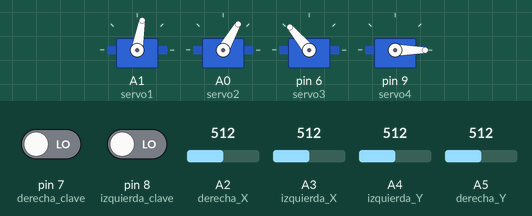
Simulated run of this sketch. Board: Arduino Uno, built with avr-gcc and run on an emulated ATmega328P. Shown: 4 × servo. Inputs (shaded band) come from the test bench; at power-on: A2 (derecha_X) = 512, A5 (derecha_Y) = 512, A4 (izquierda_Y) = 512, pin 7 (derecha_clave) LOW, pin 8 (izquierda_clave) LOW, A3 (izquierda_X) = 512.

Above: at 3.7 s.
3.8 s: A2 (derecha_X) set to 52
5.3 s: A2 (derecha_X) set to 46
At 5.45 s:
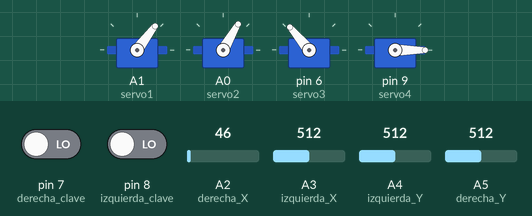
At 7.1 s:
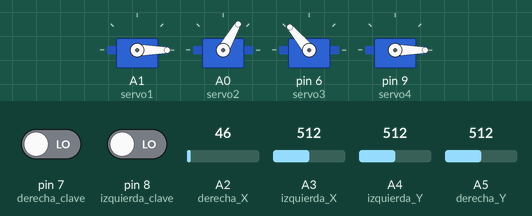
7.4 s: A5 (derecha_Y) set to 52
8.9 s: A5 (derecha_Y) set to 44
At 11.0 s:
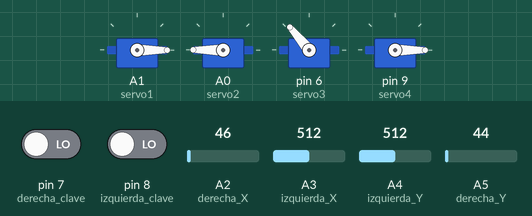
11.9 s: A4 (izquierda_Y) set to 55
13.4 s: A4 (izquierda_Y) set to 44
At 14.7 s:
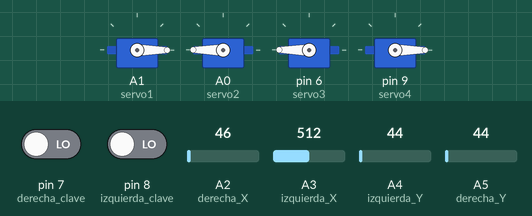
Timing chart, 0 to 16.4 s (numbered marks = the images above; inputs shaded):
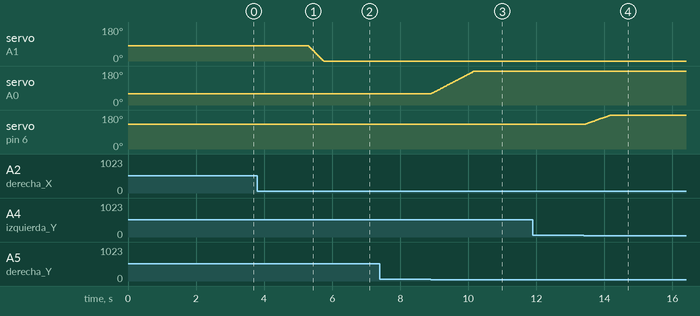

Measured:
- the behaviour switches between 50 and 49 on A2 (derecha_X) (found by bisection; images 0 and 1)
- the behaviour switches between 50 and 49 on A5 (derecha_Y) (found by bisection; images 2 and 3)
- the behaviour switches between 50 and 49 on A4 (izquierda_Y) (found by bisection; images 3 and 4)
- after the input at 3.8 s, every drawn part: stays the same
- after the input at 5.3 s, servo on A1 (servo1): moves from 80° to 0° over 0.44 s, starting at once
- after the input at 7.4 s, every drawn part: stays the same
- after the input at 8.9 s, servo on A0 (servo2): moves from 60° to 180° over 1.3 s, starting at once
- after the input at 11.9 s, every drawn part: stays the same
- after the input at 13.4 s, servo on pin 6 (servo3): moves from 130° to 180° over 0.75 s, starting at once

The sketch:

Joystick.ino
```cpp
#include <Servo.h> // Agregamos las librerías servo
Servo servo1; // Creamos los objetos servo para controlar un servo
Servo servo2;
Servo servo3;
Servo servo4;
int pos1=80, pos2=60, pos3=130, pos4=0; // Definimos posiciones (en grados) por defecto
const int derecha_X = A2; // Definimos para usar el pin A2
const int derecha_Y = A5; // Definimos para usar el pin A5
const int derecha_clave = 7; // Definimos un valor bandera en el pin 7?El cual es el valor de Z?
const int izquierda_X = A3; // Definimos para usar el pin A3
const int izquierda_Y = A4; // Definimos para usar el pin A4
const int izquierda_clave = 8; // Definimos un valor bandera en el pin 8?El cual es el valor de Z?
int x1,y1,z1; // Definimos las variables para guardar la informacion del Joystick
int x2,y2,z2;

//configuraciones
void setup()
{
// Inicializamos nuestros motores en las posiciones predefinidas
servo1.write(pos1);
delay(1000);
servo2.write(pos2);
servo3.write(pos3);
servo4.write(pos4);
delay(1500);
pinMode(derecha_clave, INPUT); // Configuramos las teclas derecha e izquierda como entradas
pinMode(izquierda_clave, INPUT);
Serial.begin(9600); // Configuramos los baudios en 9600
}

//funcionamiento
void loop()
{
servo1.attach(A1); // Colocamos el pin de control del servo 1 en A1
servo2.attach(A0); // Colocamos el pin de control del servo 2 en A0
servo3.attach(6); //Colocamos el pin de control del servo 3 en el pin 6
servo4.attach(9); // Colocamos el pin de control del servo 1 en el pin 9
x1 = analogRead(derecha_X); // Leemos el valor en X del Joystick 1
y1 = analogRead(derecha_Y); // Leemos el valor en Y del Joystick 1
z1 = digitalRead(derecha_clave); // Leemos el valor en Z del Joystick 1
x2 = analogRead(izquierda_X); // Leemos el valor en X del Joystick 2
y2 = analogRead(izquierda_Y); // Leemos el valor en Y del Joystick 2
z2 = digitalRead(izquierda_clave); // Leemos el valor en Z del Joystick 2
//delay(5); //Este delay lo podemos dejar o no. Es para asegurarnos que se lean los valores correctamente
// Metodo para controlar la garra
garra();
// Metodo para girar el brazo completo
girar();
// Metodo para subir el brazo
brazoSuperior();
// Metodo para bajar el brazo
brazoInferior();
}

//funcion garra
void garra()
{
if(x2<50) // Si movemos el Joystick izquierdo hacia la derecha
    {
        pos4=pos4-2; //el ángulo actual del servo 4 resta 2 ?cambia el valor que restas, así cambia la velocidad de cierre de la garra?
        //Serial.println(pos4);
        servo4.write(pos4); // El servo 4 opera la accion, la garra se cierra gradualmente.
        delay(5);
    if(pos4<2) // si el valor de pos4 es menor a 2, la garra en 37 grados que hemos probado está cerrado.
        { //?debería cambiar el valor basado en el hecho?
            pos4=2; // Detenemos la resta cuando reduce a 2
        }
    }
if(x2>1000) // Si movemos el Joystick izquierdo hacia la izquierda
    {
    pos4=pos4+8; // El angulo actual del servo4 mas 8?Dependiendo lo que sumamos es la velocidad?
    //Serial.println(pos4);
    servo4.write(pos4); // El servo 4 realiza el movimiento y la garra se abre gradualmente.
    delay(5);
    if(pos4>108) // Aqui declaramos el limite de angulo de apertura de la garra abierta
         {
            pos4=108;
         }
    }
}

//******************************************************
// Metodo para Girar
void girar()
{
if(x1<50) // Si presionamos el Joystick derecho hacia la derecha
    {
    pos1=pos1-1; //La pos1 disminuye en 1
    servo1.write(pos1); // El servo realiza la accion y se el brazo se mueve hacia la derecha
    delay(5);
    if(pos1<1) // El limite del angulo al girarlo a la derecha
        {
        pos1=1;
        }
}
if(x1>1000) // Si movemos el Joystick derecho hacia la izquierda
    {
    pos1=pos1+1; //A la posicion 1 le vamos sumando 1 grado.
    servo1.write(pos1); // El brazo se mueve hacia la izquierda
    delay(5);
    if(pos1>180) // Aqui determinamos el límite del angulo al mover el brazo hacia la izquierda
        {
        pos1=180;
        }
}
}

//**********************************************************/
//Brazo superior
void brazoSuperior()
{
if(y1>1000) // Si movemos el Joystick derecho hacia arriba
    {
    pos2=pos2-1;
    servo2.write(pos2); // El brazo comieza a suibr
    delay(5);
    if(pos2<0) // Delimitamos el angulo al subir
        {
        pos2=0;
        }
}
if(y1<50) // Si presionamos el Joystick derecho hacia abajo
{
    pos2=pos2+1;
    servo2.write(pos2); // El brazo comenzara a ir hacia abajo
    delay(5);
    if(pos2>180) // Delimitamos hasta donde se puede bajar el brazo
        {
        pos2=180;
        }
    }
}
//*************************************************************/

// Brazo inferior
void brazoInferior()
{
if(y2<50) // Si movemos el Joystick izquierdo hacia arriba
    {
    pos3=pos3+1;
    servo3.write(pos3); // El brazo inferior comenzara a estirarse
    delay(5);
    if(pos3>180) // Delimitamos el angulo de estiramiento
        {
        pos3=180;
        }
    }
if(y2>1000) // Si presionamos el joystick izquierdo hacia abajo
    {
    pos3=pos3-1;
    servo3.write(pos3); // El brazo inferior comenzara a retroceder
    delay(5);
    if(pos3<35) // Delimitamos el angulo de retroceso
        {
        pos3=35;
        }
    }
}
```
